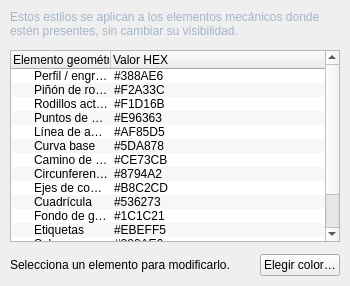
            <widget class="QWidget" name="tabColoresTecnicos">
             <attribute name="title">
              <string>Colores técnicos</string>
             </attribute>
             <layout class="QVBoxLayout" name="tabColoresTecnicosLayout">
              <property name="spacing">
               <number>12</number>
              </property>
              <property name="leftMargin">
               <number>10</number>
              </property>
              <property name="topMargin">
               <number>10</number>
              </property>
              <property name="rightMargin">
               <number>10</number>
              </property>
              <property name="bottomMargin">
               <number>10</number>
              </property>
              <item>
               <widget class="QLabel" name="lblColorTecnicoAyuda">
                <property name="styleSheet">
                 <string>color: #A5B4C9; font-size: 12px;</string>
                </property>
                <property name="text">
                 <string>Estos estilos se aplican a los elementos mecánicos donde estén presentes, sin cambiar su visibilidad.</string>
                </property>
                <property name="wordWrap">
                 <bool>true</bool>
                </property>
               </widget>
              </item>
              <item>
               <widget class="QTreeWidget" name="treeColoresTecnicos">
                <property name="alternatingRowColors">
                 <bool>true</bool>
                </property>
                <column>
                 <property name="text">
                  <string>Elemento geométrico</string>
                 </property>
                </column>
                <column>
                 <property name="text">
                  <string>Valor HEX</string>
                 </property>
                </column>
                <item>
                 <property name="text">
                  <string>Perfil / engranaje</string>
                 </property>
                 <property name="text">
                  <string>#388AE6</string>
                 </property>
                </item>
                <item>
                 <property name="text">
                  <string>Piñón de rodillos</string>
                 </property>
                 <property name="text">
                  <string>#F2A33C</string>
                 </property>
                </item>
                <item>
                 <property name="text">
                  <string>Rodillos activos</string>
                 </property>
                 <property name="text">
                  <string>#F1D16B</string>
                 </property>
                </item>
                <item>
                 <property name="text">
                  <string>Puntos de contacto</string>
                 </property>
                 <property name="text">
                  <string>#E96363</string>
                 </property>
                </item>
                <item>
                 <property name="text">
                  <string>Línea de acción</string>
                 </property>
                 <property name="text">
                  <string>#AF85D5</string>
                 </property>
                </item>
                <item>
                 <property name="text">
                  <string>Curva base</string>
                 </property>
                 <property name="text">
                  <string>#5DA878</string>
                 </property>
                </item>
                <item>
                 <property name="text">
                  <string>Camino de contacto</string>
                 </property>
                 <property name="text">
                  <string>#CE73CB</string>
                 </property>
                </item>
                <item>
                 <property name="text">
                  <string>Circunferencias de paso</string>
                 </property>
                 <property name="text">
                  <string>#8794A2</string>
                 </property>
                </item>
                <item>
                 <property name="text">
                  <string>Ejes de coordenadas</string>
                 </property>
                 <property name="text">
                  <string>#B8C2CD</string>
                 </property>
                </item>
                <item>
                 <property name="text">
                  <string>Cuadrícula</string>
                 </property>
                 <property name="text">
                  <string>#536273</string>
                 </property>
                </item>
                <item>
                 <property name="text">
                  <string>Fondo de gráficas</string>
                 </property>
                 <property name="text">
                  <string>#1C1C21</string>
                 </property>
                </item>
                <item>
                 <property name="text">
                  <string>Etiquetas</string>
                 </property>
                 <property name="text">
                  <string>#EBEFF5</string>
                 </property>
                </item>
                <item>
                 <property name="text">
                  <string>Sol</string>
                 </property>
                 <property name="text">
                  <string>#388AE6</string>
                 </property>
                </item>
                <item>
                 <property name="text">
                  <string>Anular</string>
                 </property>
                 <property name="text">
                  <string>#6EC78A</string>
                 </property>
                </item>
                <item>
                 <property name="text">
                  <string>Planetas</string>
                 </property>
                 <property name="text">
                  <string>#F2A33C</string>
                 </property>
                </item>
               </widget>
              </item>
              <item>
               <layout class="QHBoxLayout" name="layoutColorTecnicoSelect">
                <property name="spacing">
                 <number>10</number>
                </property>
                <property name="leftMargin">
                 <number>0</number>
                </property>
                <property name="topMargin">
                 <number>0</number>
                </property>
                <property name="rightMargin">
                 <number>0</number>
                </property>
                <property name="bottomMargin">
                 <number>0</number>
                </property>
                <item>
                 <widget class="QLabel" name="lblColorTecnicoSeleccion">
                  <property name="text">
                   <string>Selecciona un elemento para modificarlo.</string>
                  </property>
                 </widget>
                </item>
                <item>
                 <spacer name="tecColorSp">
                  <property name="orientation">
                   <enum>Qt::Orientation::Horizontal</enum>
                  </property>
                  <property name="sizeHint" stdset="0">
                   <size>
                    <width>20</width>
                    <height>20</height>
                   </size>
                  </property>
                 </spacer>
                </item>
                <item>
                 <widget class="QPushButton" name="btnColorTecnico">
                  <property name="text">
                   <string>Elegir color…</string>
                  </property>
                 </widget>
                </item>
               </layout>
              </item>
             </layout>
            </widget>
